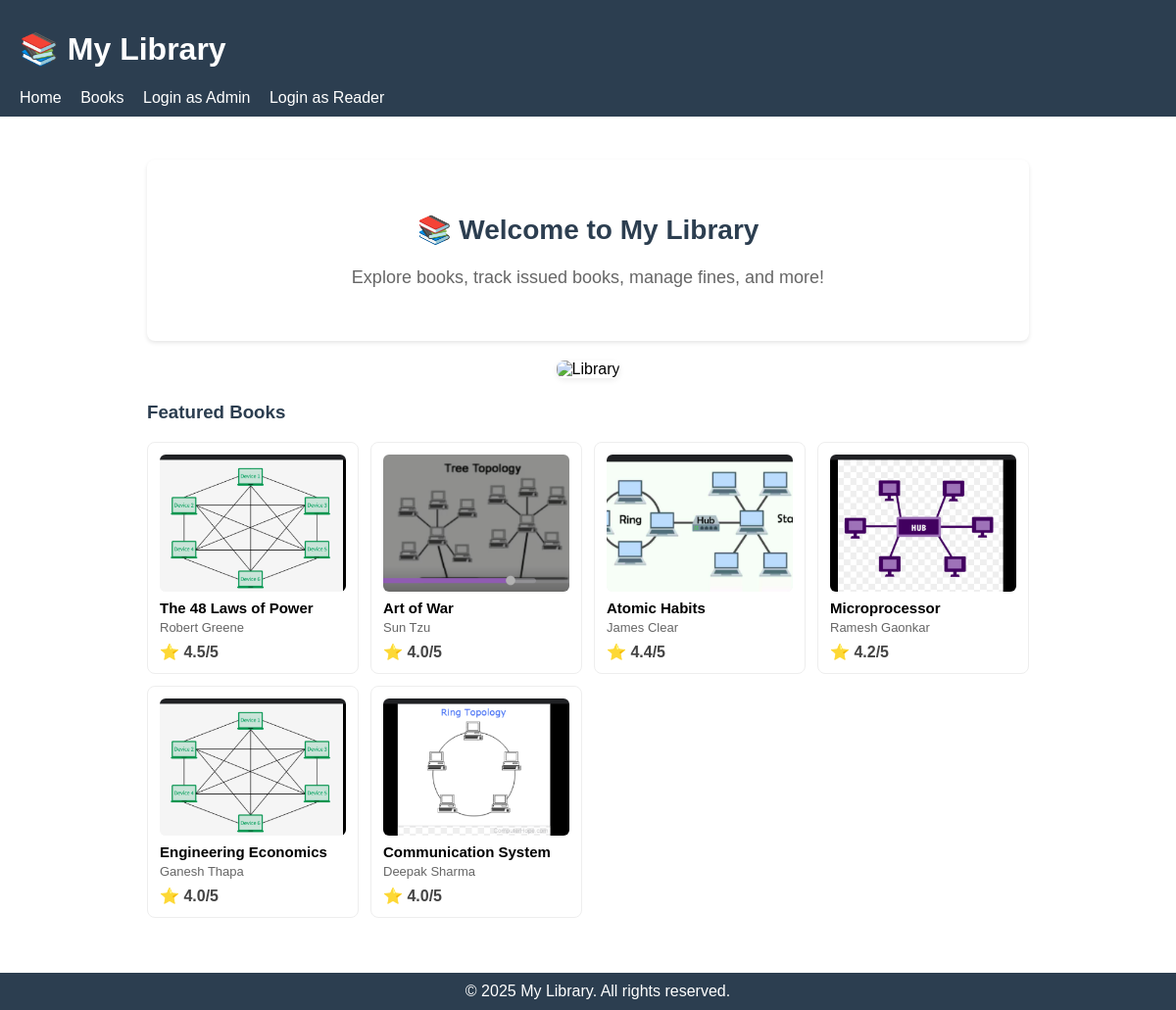
The page / on the database its author committed.
### lib/models.py (models this page shows, shortened)
class Book(models.Model):
    name = models.CharField(max_length=200)  # Book title
    isbn = models.CharField(max_length=13, unique=True)  # ISBN number
    image = models.ImageField(upload_to='book_images/', blank=True, null=True)  # Cover image
    author = models.CharField(max_length=200)  # Author name
    category = models.ForeignKey(Category, on_delete=models.SET_NULL, null=True, related_name='books')
    number_in_stock = models.PositiveIntegerField(default=0)  # Available copies
    description = models.TextField(blank=True, null=True, default="No description available")
    rating = models.DecimalField(max_digits=3, decimal_places=1, default=4.0, validators=[MinValueValidator(1.0), MaxValueValidator(5.0)])  # Rating with 1 decimal place
    def avg_reader_rating(self):
        from django.db.models import Avg
        avg = self.reader_ratings.aggregate(avg=Avg('rating'))['avg']
        try:
            return float(avg) if avg is not None else float(self.rating)
        except (TypeError, ValueError):
            return float(self.rating)
    def combined_rating(self):
        try:
            avg_reader = self.avg_reader_rating()
            combined = (float(self.rating) + float(avg_reader)) / 2.0
            return round(combined, 1)
        except Exception:
            return float(self.rating)

### lib/views.py (the view)
# urls.py: path('', views.home, name='home'),
def home(request):
    categories = Category.objects.all()
    books = Book.objects.all().order_by('-id')[:6]
    return render(request, 'home.html', {
        'year': now().year,
        'categories': categories,
        'books': books,
    })

### lib/templates/home.html (shortened to what this page needs)
{% extends 'base.html' %}
{% load static %}
{% block content %}
<div class="home-container">
    <div class="welcome-card">
        <h2>📚 Welcome to My Library</h2>
        <p>Explore books, track issued books, manage fines, and more!</p>
    </div>
  <div style="margin-top:20px; text-align:center;">
    <img src="{% static 'images/library_home.png' %}" alt="Library" style="max-width:100%;height:auto;border-radius:8px;box-shadow:0 2px 6px rgba(0,0,0,0.08);">
  </div>
  {% if books %}
  <h3 style="margin-top:24px;color:#2c3e50;">Featured Books</h3>
  <div style="display:grid;grid-template-columns:repeat(auto-fit,minmax(200px,1fr));gap:12px;margin-top:12px;">
    {% for book in books %}
    <div style="border:1px solid #eee;border-radius:8px;padding:12px;background:#fff;">
      <a href="{% url 'book_details' book.pk %}" style="text-decoration:none;color:inherit;">
        <div style="height:140px;background:#f7f7f7;border-radius:6px;display:flex;align-items:center;justify-content:center;overflow:hidden;">
          {% if book.image %}
            <img src="{{ book.image.url }}" alt="{{ book.name }}" style="width:100%;height:100%;object-fit:cover;">
          {% else %}
            <span style="color:#999;">No image</span>
          {% endif %}
        </div>
        <h4 style="margin:8px 0 4px 0;font-size:15px;">{{ book.name }}</h4>
        <div style="font-size:13px;color:#666;">{{ book.author }}</div>
        <div style="margin-top:8px;font-weight:600;color:#444;">⭐ {{ book.combined_rating }}/5</div>
      </a>
    </div>
    {% endfor %}
  </div>
  {% endif %}
</div>
{% endblock %}

### lib/templates/base.html (style rules this page uses)
body { font-family: Arial, sans-serif; margin:0; padding:0; }

### lib/templates/home.html (style rules this page uses)
.home-container { margin:24px auto; max-width:900px; }
.welcome-card { background:white; padding:32px; border-radius:8px; box-shadow:0 2px 4px rgba(0,0,0,0.1); text-align:center; }
h2 { color:#2c3e50; font-size:28px; margin-bottom:16px; }
.welcome-card p { color:#666; font-size:18px; line-height:1.6; }

### rows shown on the page
Book: image (picture), name "The 48 Laws of Power", author "Robert Greene", combined_rating "4.5"
Book: image (picture), name "Art of War", author "Sun Tzu", combined_rating "4.0"
Book: image (picture), name "Atomic Habits", author "James Clear", combined_rating "4.4"
Book: image (picture), name "Microprocessor", author "Ramesh Gaonkar", combined_rating "4.2"
Book: image (picture), name "Engineering Economics", author "Ganesh Thapa", combined_rating "4.0"
Book: image (picture), name "Communication System", author "Deepak Sharma", combined_rating "4.0"
